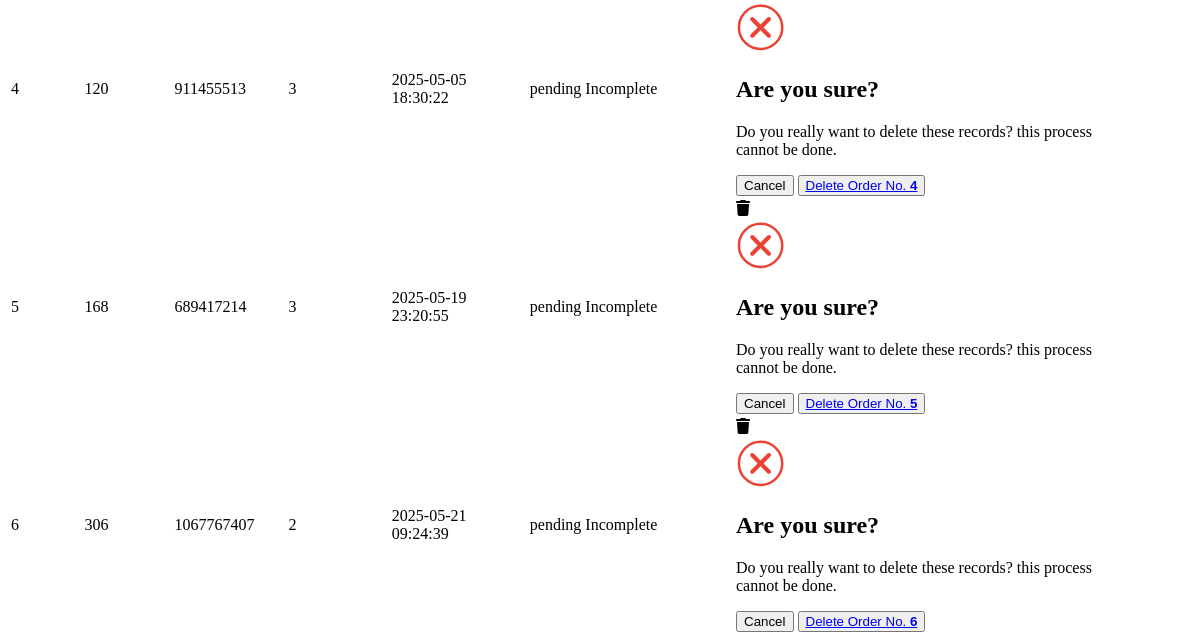
The page /admin/list_orders.php (lower part) on the database as committed earlier.
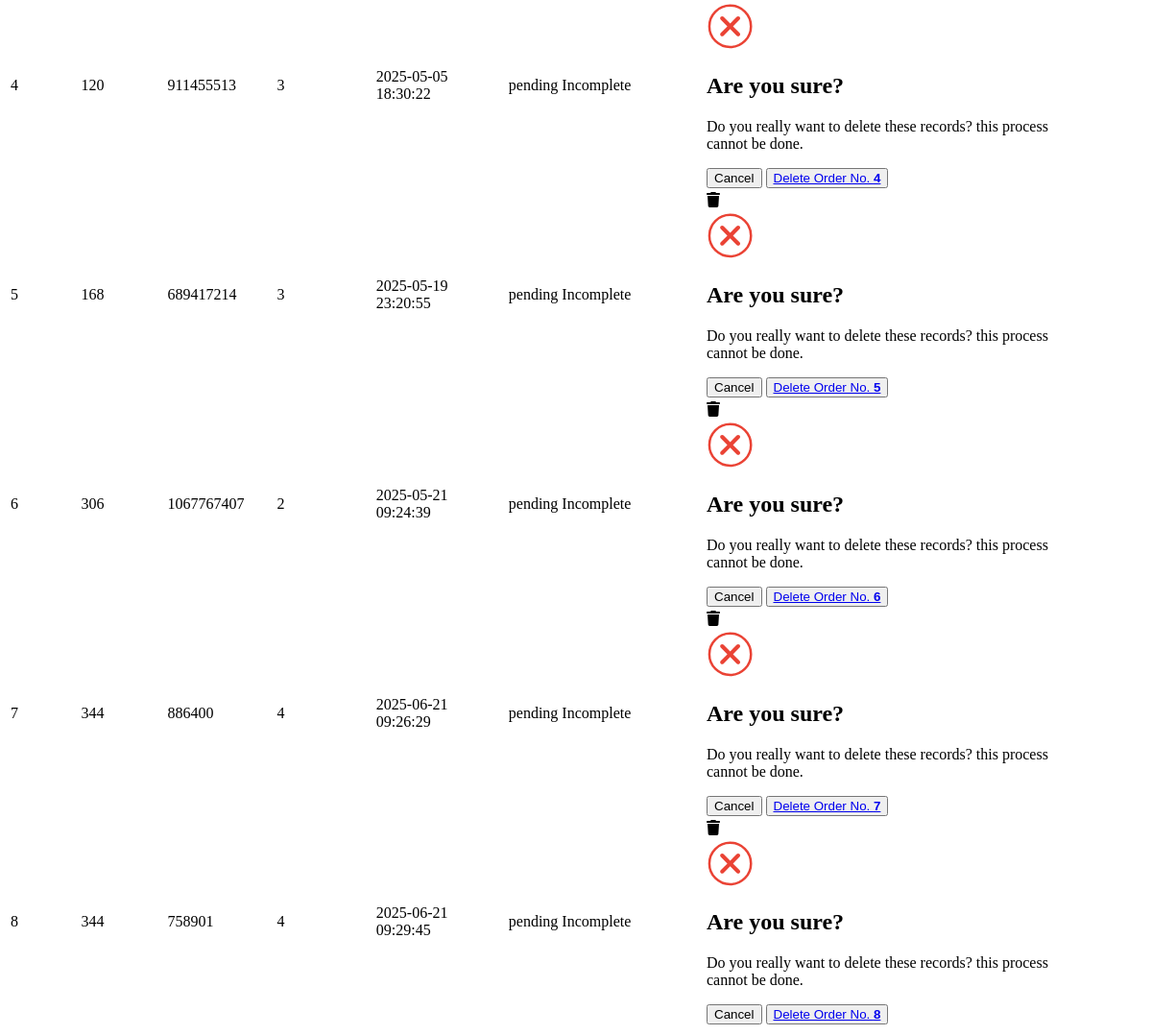
The same page on the database as committed later.
### tables this page shows
CREATE TABLE `user_orders` (
  `order_id` int(11) NOT NULL,
  `user_id` int(11) NOT NULL,
  `amount_due` int(255) NOT NULL,
  `invoice_number` int(255) NOT NULL,
  `total_products` int(255) NOT NULL,
  `order_date` timestamp NOT NULL DEFAULT current_timestamp() ON UPDATE current_timestamp(),
  `order_status` varchar(255) NOT NULL
);

### admin/list_orders.php (the view, shortened to what this page needs)
<!DOCTYPE html>
<html lang="en">
<head>
</head>
<body>
    <div class="container">
        <div class="table-data">
            <table class="table table-bordered table-hover table-striped text-center">
                    <?php
                    $get_order_query = "SELECT * FROM `user_orders`";
                    $get_order_result = mysqli_query($con, $get_order_query);
                    $row_count = mysqli_num_rows($get_order_result);
                    ?>
                <tbody>
                    <?php
                    if ($row_count == 0) {
                        echo "<h2 class='text-center text-light p-2 bg-dark'>No orders yet</h2>";
                    } else {
                        $id_number = 1;
                        while ($row_fetch_orders = mysqli_fetch_array($get_order_result)) {
                            $order_id = $row_fetch_orders['order_id'];
                            $amount_due = $row_fetch_orders['amount_due'];
                            $invoice_number = $row_fetch_orders['invoice_number'];
                            $total_products = $row_fetch_orders['total_products'];
                            $order_date = $row_fetch_orders['order_date'];
                            $order_status = $row_fetch_orders['order_status'];
                            $order_complete = $row_fetch_orders['order_status'] == 'paid'? 'Complete' : 'Incomplete';
                            echo "
                            <tr>
                            <td>$id_number</td>
                            <td>$amount_due</td>
                            <td>$invoice_number</td>
                            <td>$total_products</td>
                            <td>$order_date</td>
                            <td>$order_status</td>
                            <td>$order_complete</td>
                            <td>
                                <a href='index.php?delete_order=$order_id' data-bs-toggle='modal' data-bs-target='#deleteModal_$order_id'>
                                </a>
                                <div class='modal fade' id='deleteModal_$order_id' tabindex='-1' aria-labelledby='deleteModal_$order_id.Label' aria-hidden='true'>
                                    <div class='modal-dialog modal-dialog-centered justify-content-center'>
                                        <div class='modal-content' style='width:80%;'>
                                            <div class='modal-body'>
                                                <div class='d-flex flex-column gap-3 align-items-center text-center'>
                                                    <span>
                                                    </span>
                                                    <h2>Are you sure?</h2>
                                                    <p>
                                                        Do you really want to delete these records? this process cannot be done.
                                                    </p>
                                                    <div class='btns d-flex gap-3'>
                                                        <button type='button' class='btn px-5 btn-secondary' data-bs-dismiss='modal'>Cancel</button>
                                                        <button type='button' class='btn px-5 btn-primary' data-bs-dismiss='modal'>
                                                            <a class='text-light' href='index.php?delete_order=$order_id'>
                                                                Delete Order No. <strong>$id_number</strong>
                                                            </a>
                                                        </button>
                                                    </div>
                                                </div>
                                            </div>
                                        </div>
                                    </div>
                                </div>
                            </td>
                        </tr>
                            ";
                            $id_number++;
                        }
                    }
                    ?>
                </tbody>
            </table>
        </div>
    </div>
</body>
</html>

Rows that differ between the two databases and show on the page:
added user_orders: amount_due "344", invoice_number "886400", total_products "4", order_date "2025-06-21 09:26:29", order_status "pending", order_status "Incomplete"
added user_orders: amount_due "344", invoice_number "758901", total_products "4", order_date "2025-06-21 09:29:45", order_status "pending", order_status "Incomplete"
